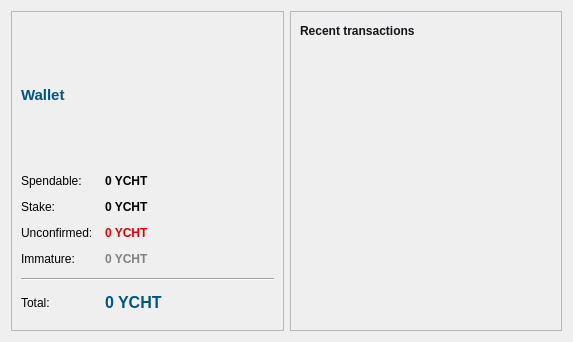
<?xml version="1.0" encoding="UTF-8"?>
<ui version="4.0">
 <class>OverviewPage</class>
 <widget class="QWidget" name="OverviewPage">
  <property name="geometry">
   <rect>
    <x>0</x>
    <y>0</y>
    <width>573</width>
    <height>342</height>
   </rect>
  </property>
  <property name="windowTitle">
   <string>Form</string>
  </property>
  <property name="autoFillBackground">
   <bool>false</bool>
  </property>
  <property name="styleSheet">
   <string notr="true"/>
  </property>
  <layout class="QHBoxLayout" name="horizontalLayout" stretch="1,1">
   <item>
    <layout class="QVBoxLayout" name="verticalLayout_2">
     <item>
      <widget class="QFrame" name="frame">
       <property name="styleSheet">
        <string notr="true"/>
       </property>
       <property name="frameShape">
        <enum>QFrame::StyledPanel</enum>
       </property>
       <layout class="QVBoxLayout" name="verticalLayout_4">
        <item>
         <layout class="QHBoxLayout" name="horizontalLayout_4">
          <item>
           <widget class="QLabel" name="label_5">
            <property name="font">
             <font>
              <pointsize>11</pointsize>
              <weight>75</weight>
              <bold>true</bold>
             </font>
            </property>
            <property name="styleSheet">
             <string notr="true">color: rgb(0, 85, 127);</string>
            </property>
            <property name="text">
             <string>Wallet</string>
            </property>
           </widget>
          </item>
          <item>
           <widget class="QLabel" name="labelWalletStatus">
            <property name="toolTip">
             <string>The displayed information may be out of date. Your wallet automatically synchronizes with the Yacht network after a connection is established, but this process has not completed yet.</string>
            </property>
            <property name="styleSheet">
             <string notr="true">QLabel { color: #DC143C; }</string>
            </property>
            <property name="text">
             <string notr="true"/>
            </property>
            <property name="alignment">
             <set>Qt::AlignLeading|Qt::AlignLeft|Qt::AlignVCenter</set>
            </property>
           </widget>
          </item>
          <item>
           <widget class="QLabel" name="label_7">
            <property name="text">
             <string/>
            </property>
            <property name="pixmap">
             <pixmap>../../../../Users/dan/Desktop/128.png</pixmap>
            </property>
           </widget>
          </item>
         </layout>
        </item>
        <item>
         <layout class="QFormLayout" name="formLayout_2">
          <property name="fieldGrowthPolicy">
           <enum>QFormLayout::AllNonFixedFieldsGrow</enum>
          </property>
          <property name="horizontalSpacing">
           <number>12</number>
          </property>
          <property name="verticalSpacing">
           <number>12</number>
          </property>
          <item row="0" column="0">
           <widget class="QLabel" name="label">
            <property name="text">
             <string>Spendable:</string>
            </property>
           </widget>
          </item>
          <item row="0" column="1">
           <widget class="QLabel" name="labelBalance">
            <property name="font">
             <font>
              <weight>75</weight>
              <bold>true</bold>
             </font>
            </property>
            <property name="cursor">
             <cursorShape>IBeamCursor</cursorShape>
            </property>
            <property name="toolTip">
             <string>Your current spendable balance</string>
            </property>
            <property name="styleSheet">
             <string notr="true"/>
            </property>
            <property name="text">
             <string notr="true">0 YCHT</string>
            </property>
            <property name="textInteractionFlags">
             <set>Qt::LinksAccessibleByMouse|Qt::TextSelectableByKeyboard|Qt::TextSelectableByMouse</set>
            </property>
           </widget>
          </item>
          <item row="1" column="0">
           <widget class="QLabel" name="label_6">
            <property name="text">
             <string>Stake:</string>
            </property>
           </widget>
          </item>
          <item row="1" column="1">
           <widget class="QLabel" name="labelStake">
            <property name="font">
             <font>
              <weight>75</weight>
              <bold>true</bold>
             </font>
            </property>
            <property name="cursor">
             <cursorShape>IBeamCursor</cursorShape>
            </property>
            <property name="toolTip">
             <string>Total of coins that was staked, and do not yet count toward the current balance</string>
            </property>
            <property name="styleSheet">
             <string notr="true"/>
            </property>
            <property name="text">
             <string notr="true">0 YCHT</string>
            </property>
            <property name="textInteractionFlags">
             <set>Qt::LinksAccessibleByMouse|Qt::TextSelectableByKeyboard|Qt::TextSelectableByMouse</set>
            </property>
           </widget>
          </item>
          <item row="2" column="0">
           <widget class="QLabel" name="label_3">
            <property name="text">
             <string>Unconfirmed:</string>
            </property>
           </widget>
          </item>
          <item row="2" column="1">
           <widget class="QLabel" name="labelUnconfirmed">
            <property name="font">
             <font>
              <weight>75</weight>
              <bold>true</bold>
             </font>
            </property>
            <property name="cursor">
             <cursorShape>IBeamCursor</cursorShape>
            </property>
            <property name="toolTip">
             <string>Total of transactions that have yet to be confirmed, and do not yet count toward the current balance</string>
            </property>
            <property name="styleSheet">
             <string notr="true">color: rgb(229, 0, 0);
</string>
            </property>
            <property name="text">
             <string notr="true">0 YCHT</string>
            </property>
            <property name="textInteractionFlags">
             <set>Qt::LinksAccessibleByMouse|Qt::TextSelectableByKeyboard|Qt::TextSelectableByMouse</set>
            </property>
           </widget>
          </item>
          <item row="3" column="0">
           <widget class="QLabel" name="labelImmatureText">
            <property name="text">
             <string>Immature:</string>
            </property>
           </widget>
          </item>
          <item row="3" column="1">
           <widget class="QLabel" name="labelImmature">
            <property name="font">
             <font>
              <weight>75</weight>
              <bold>true</bold>
             </font>
            </property>
            <property name="toolTip">
             <string>Mined balance that has not yet matured</string>
            </property>
            <property name="styleSheet">
             <string notr="true">color: rgb(130, 130, 130);</string>
            </property>
            <property name="text">
             <string notr="true">0 YCHT</string>
            </property>
            <property name="textInteractionFlags">
             <set>Qt::LinksAccessibleByMouse|Qt::TextSelectableByKeyboard|Qt::TextSelectableByMouse</set>
            </property>
           </widget>
          </item>
          <item row="4" column="0" colspan="2">
           <widget class="Line" name="line">
            <property name="orientation">
             <enum>Qt::Horizontal</enum>
            </property>
           </widget>
          </item>
          <item row="5" column="0">
           <widget class="QLabel" name="labelTotalText">
            <property name="text">
             <string>Total:</string>
            </property>
           </widget>
          </item>
          <item row="5" column="1">
           <widget class="QLabel" name="labelTotal">
            <property name="font">
             <font>
              <pointsize>12</pointsize>
              <weight>75</weight>
              <bold>true</bold>
              <stylestrategy>PreferAntialias</stylestrategy>
             </font>
            </property>
            <property name="cursor">
             <cursorShape>IBeamCursor</cursorShape>
            </property>
            <property name="toolTip">
             <string>Your current total balance</string>
            </property>
            <property name="styleSheet">
             <string notr="true">color: rgb(0, 85, 127);</string>
            </property>
            <property name="text">
             <string notr="true">0 YCHT</string>
            </property>
            <property name="textInteractionFlags">
             <set>Qt::LinksAccessibleByMouse|Qt::TextSelectableByKeyboard|Qt::TextSelectableByMouse</set>
            </property>
           </widget>
          </item>
         </layout>
        </item>
       </layout>
      </widget>
     </item>
    </layout>
   </item>
   <item>
    <layout class="QVBoxLayout" name="verticalLayout_3">
     <item>
      <widget class="QFrame" name="frame_2">
       <property name="autoFillBackground">
        <bool>false</bool>
       </property>
       <property name="styleSheet">
        <string notr="true"/>
       </property>
       <property name="frameShape">
        <enum>QFrame::StyledPanel</enum>
       </property>
       <layout class="QVBoxLayout" name="verticalLayout">
        <item>
         <layout class="QHBoxLayout" name="horizontalLayout_2">
          <item>
           <widget class="QLabel" name="label_4">
            <property name="styleSheet">
             <string notr="true">color: rgb(20, 20, 25);</string>
            </property>
            <property name="text">
             <string>&lt;b&gt;Recent transactions&lt;/b&gt;</string>
            </property>
           </widget>
          </item>
          <item>
           <widget class="QLabel" name="labelTransactionsStatus">
            <property name="toolTip">
             <string>The displayed information may be out of date. Your wallet automatically synchronizes with the Yacht network after a connection is established, but this process has not completed yet.</string>
            </property>
            <property name="styleSheet">
             <string notr="true">QLabel { color: #DC143C; }</string>
            </property>
            <property name="text">
             <string notr="true"/>
            </property>
            <property name="alignment">
             <set>Qt::AlignRight|Qt::AlignTrailing|Qt::AlignVCenter</set>
            </property>
           </widget>
          </item>
          <item>
           <spacer name="horizontalSpacer">
            <property name="orientation">
             <enum>Qt::Horizontal</enum>
            </property>
            <property name="sizeHint" stdset="0">
             <size>
              <width>40</width>
              <height>20</height>
             </size>
            </property>
           </spacer>
          </item>
         </layout>
        </item>
        <item>
         <widget class="QListView" name="listTransactions">
          <property name="styleSheet">
           <string notr="true">QListView { background: transparent; }</string>
          </property>
          <property name="frameShape">
           <enum>QFrame::NoFrame</enum>
          </property>
          <property name="verticalScrollBarPolicy">
           <enum>Qt::ScrollBarAlwaysOff</enum>
          </property>
          <property name="horizontalScrollBarPolicy">
           <enum>Qt::ScrollBarAlwaysOff</enum>
          </property>
          <property name="selectionMode">
           <enum>QAbstractItemView::NoSelection</enum>
          </property>
         </widget>
        </item>
       </layout>
      </widget>
     </item>
    </layout>
   </item>
  </layout>
 </widget>
 <resources/>
 <connections/>
</ui>
